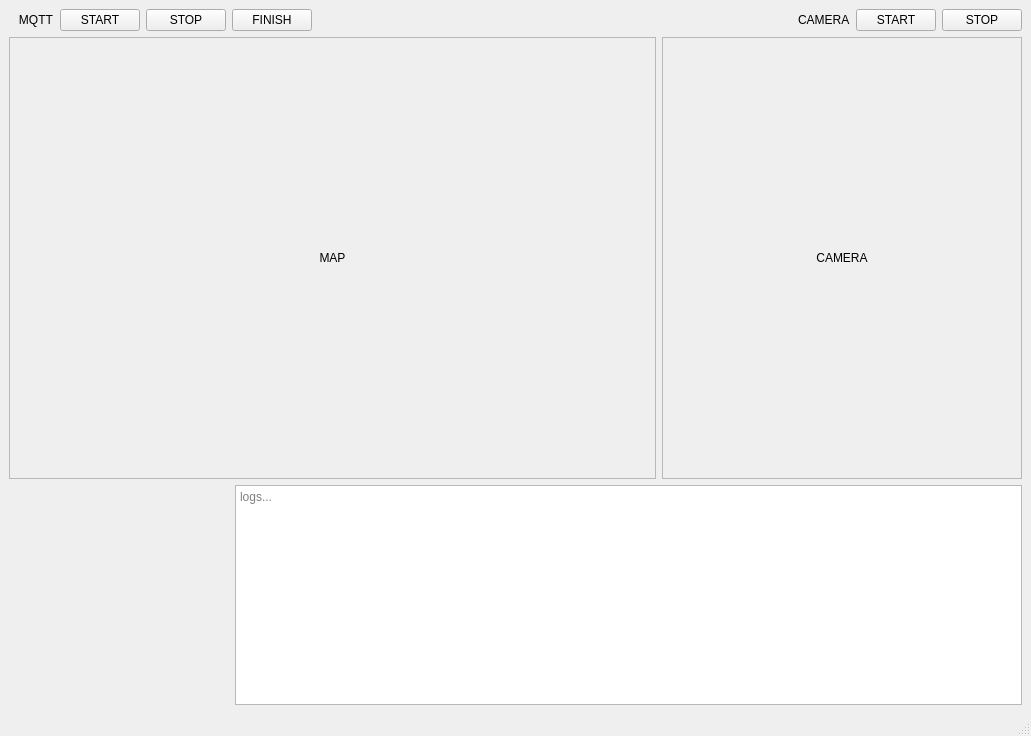
<?xml version="1.0" encoding="UTF-8"?>
<ui version="4.0">
 <class>MainWindow</class>
 <widget class="QMainWindow" name="MainWindow">
  <property name="geometry">
   <rect>
    <x>0</x>
    <y>0</y>
    <width>1031</width>
    <height>736</height>
   </rect>
  </property>
  <property name="windowTitle">
   <string>Qt GUI</string>
  </property>
  <widget class="QWidget" name="centralwidget">
   <layout class="QVBoxLayout" name="verticalLayout" stretch="0,1,0">
    <item>
     <layout class="QHBoxLayout" name="topBarLayout">
      <item>
       <widget class="QLabel" name="label_2">
        <property name="text">
         <string>   MQTT</string>
        </property>
       </widget>
      </item>
      <item>
       <widget class="QPushButton" name="startBtn">
        <property name="text">
         <string>START</string>
        </property>
       </widget>
      </item>
      <item>
       <widget class="QPushButton" name="stopBtn">
        <property name="text">
         <string>STOP</string>
        </property>
       </widget>
      </item>
      <item>
       <widget class="QPushButton" name="finishBtn">
        <property name="text">
         <string>FINISH</string>
        </property>
       </widget>
      </item>
      <item>
       <spacer name="horizontalSpacer">
        <property name="orientation">
         <enum>Qt::Orientation::Horizontal</enum>
        </property>
        <property name="sizeHint" stdset="0">
         <size>
          <width>40</width>
          <height>20</height>
         </size>
        </property>
       </spacer>
      </item>
      <item>
       <widget class="QLabel" name="label">
        <property name="text">
         <string>CAMERA</string>
        </property>
       </widget>
      </item>
      <item>
       <widget class="QPushButton" name="cameraStartBtn">
        <property name="text">
         <string>START</string>
        </property>
       </widget>
      </item>
      <item>
       <widget class="QPushButton" name="cameraStopBtn">
        <property name="text">
         <string>STOP</string>
        </property>
       </widget>
      </item>
     </layout>
    </item>
    <item>
     <layout class="QHBoxLayout" name="midLayout" stretch="2,1">
      <item>
       <widget class="QLabel" name="mapImage">
        <property name="minimumSize">
         <size>
          <width>640</width>
          <height>420</height>
         </size>
        </property>
        <property name="frameShape">
         <enum>QFrame::Shape::StyledPanel</enum>
        </property>
        <property name="text">
         <string>MAP</string>
        </property>
        <property name="alignment">
         <set>Qt::AlignmentFlag::AlignCenter</set>
        </property>
       </widget>
      </item>
      <item>
       <widget class="QLabel" name="cameraImage">
        <property name="minimumSize">
         <size>
          <width>360</width>
          <height>420</height>
         </size>
        </property>
        <property name="frameShape">
         <enum>QFrame::Shape::StyledPanel</enum>
        </property>
        <property name="text">
         <string>CAMERA</string>
        </property>
        <property name="alignment">
         <set>Qt::AlignmentFlag::AlignCenter</set>
        </property>
       </widget>
      </item>
     </layout>
    </item>
    <item>
     <layout class="QHBoxLayout" name="bottomLayout" stretch="0,1">
      <item>
       <widget class="QWidget" name="veloGraph" native="true">
        <property name="minimumSize">
         <size>
          <width>220</width>
          <height>220</height>
         </size>
        </property>
       </widget>
      </item>
      <item>
       <widget class="QPlainTextEdit" name="rccarLogs">
        <property name="readOnly">
         <bool>true</bool>
        </property>
        <property name="placeholderText">
         <string>logs...</string>
        </property>
       </widget>
      </item>
     </layout>
    </item>
   </layout>
  </widget>
  <widget class="QStatusBar" name="statusbar"/>
 </widget>
 <resources/>
 <connections/>
</ui>
